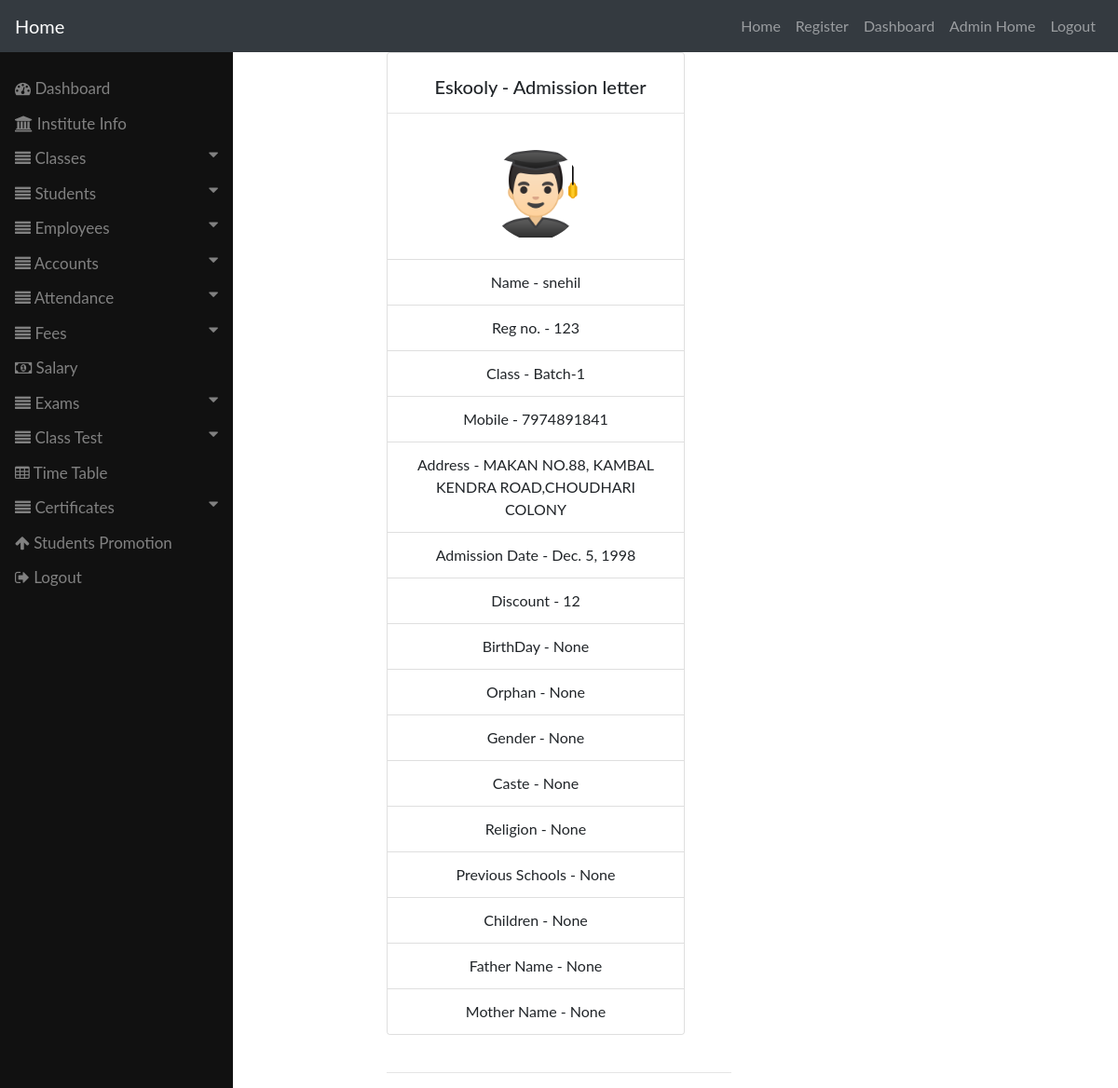
The app's page /studentsdetail/1 (signed in) with its own data.
### EskoolyApp/models.py (models this page shows)
class Students(models.Model):
    name = models.CharField(max_length = 30)
    reg_no = models.IntegerField()
    name_of_class = models.ForeignKey(Classes,on_delete = models.CASCADE)
    picture = models.FileField(upload_to = "images/", null=True, blank=True)
    admission_date = models.DateField()
    discount = models.IntegerField()
    mobile_no = models.IntegerField()
    birthdate = models.DateField(null=True, blank=True)
    orphan_student = models.BooleanField(null=True, blank=True)
    gender = models.CharField(max_length = 20,choices = GENDER_CHOICES, null=True, blank=True)
    caste = models.CharField(max_length = 30, null=True, blank=True)
    previous_school = models.CharField(max_length = 50, null=True, blank=True)
    religion = models.CharField(max_length = 20,choices = RELIGION_CHOICES,null=True, blank=True)
    address = models.TextField(null=True, blank=True)
    total_children = models.IntegerField(null=True, blank=True)
    father_name = models.CharField(max_length = 20,null=True, blank=True)
    father_education = models.CharField(max_length = 20,null=True, blank=True)
    father_occupation = models.CharField(max_length = 20,null=True, blank=True)
    father_income = models.FloatField(null=True, blank=True)
    father_mobile = models.IntegerField(null=True, blank=True)
    mother_name = models.CharField(max_length = 20, null=True, blank=True)
    mother_education = models.CharField(max_length = 20,null=True, blank=True)
    mother_occupation = models.CharField(max_length = 20,null=True, blank=True)
    mother_income = models.FloatField(null=True, blank=True)
    mother_mobile = models.IntegerField(null=True, blank=True)

class Classes(models.Model):
    name = models.CharField(max_length = 40)
    monthly_fees = models.IntegerField()
    def __str__(self):
        return self.name

### EskoolyApp/views.py (the view)
# urls.py: path('studentsdetail/<pk>',views.StudentsDetailView.as_view()),
@method_decorator(decoratorss, name='dispatch')
class StudentsDetailView(DetailView):
    model = Students

### templates/EskoolyApp/students_detail.html
{% include 'EskoolyApp/sidebar.html' %}
{% load static %}
{% load crispy_forms_tags %}
<div class="container col-lg-4">
<div class="card" style="width: 20rem;"><br>
    <center><h5 class="card-title">&nbsp;&nbsp;Eskooly - Admission letter</h5><hr>  </center>
    <div class="card-body">
        <center>
        <img src="{% static "images/student.png"%}" alt="student image" height="100px" width="100px" class="rounded-circle">
      </div>
  <ul class="list-group list-group-flush">
    <center>
    <li class="list-group-item">Name - {{students.name}}</li>
    <li class="list-group-item">Reg no. - {{students.reg_no}}</li>
    <li class="list-group-item">Class - {{students.name_of_class}}</li>
    <li class="list-group-item">Mobile - {{students.mobile_no}}</li>
    <li class="list-group-item">Address - {{students.address}}</li>
    <li class="list-group-item">Admission Date - {{students.admission_date}}</li>
    <li class="list-group-item">Discount - {{students.discount}}</li>
    <li class="list-group-item">BirthDay - {{students.birthdate}}</li>
    <li class="list-group-item">Orphan - {{students.orphan_student}}</li>
    <li class="list-group-item">Gender - {{students.gender}}</li>
    <li class="list-group-item">Caste - {{students.caste}}</li>
    <li class="list-group-item">Religion - {{students.religion}}</li>
    <li class="list-group-item">Previous Schools - {{students.previous_school}}</li>
    <li class="list-group-item">Children - {{students.total_children}}</li>
    <li class="list-group-item">Father Name - {{students.father_name}}</li>
    <li class="list-group-item">Mother Name - {{students.mother_name}}</li>
  </ul>
</div><br><hr>

### templates/EskoolyApp/sidebar.html (style rules this page uses)
body { font-family: "Lato", sans-serif; }

### records on screen
Students: name "snehil", reg_no "123", name_of_class "Batch-1", mobile_no "7974891841", address "MAKAN NO.88, KAMBAL KENDRA ROAD,CHOUDHARI COLONY", admission_date "Dec. 5, 1998", discount "12", birthdate "None", orphan_student "None", gender "None", caste "None", religion "None", previous_school "None", total_children "None", father_name "None", mother_name "None"
